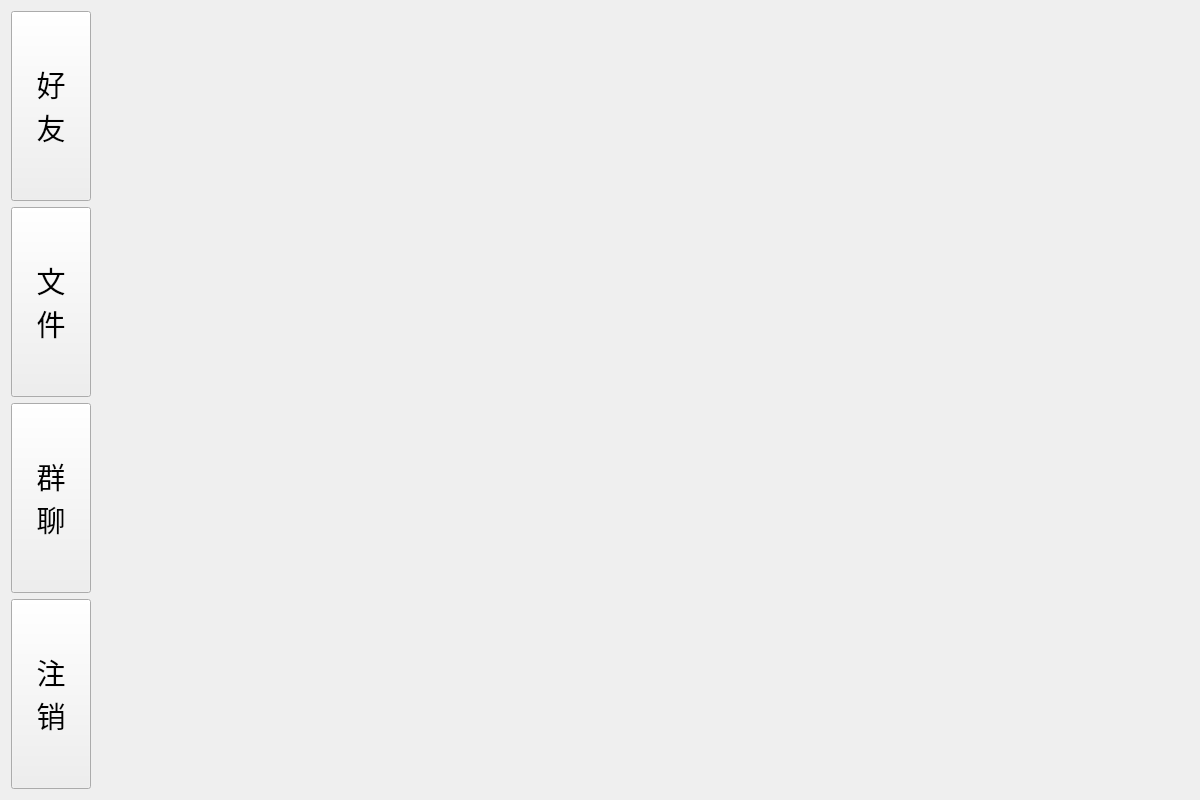
<?xml version="1.0" encoding="UTF-8"?>
<ui version="4.0">
 <class>Index</class>
 <widget class="QWidget" name="Index">
  <property name="geometry">
   <rect>
    <x>0</x>
    <y>0</y>
    <width>1200</width>
    <height>800</height>
   </rect>
  </property>
  <property name="windowTitle">
   <string>聊天(在线)</string>
  </property>
  <property name="windowIcon">
   <iconset resource="config.qrc">
    <normaloff>:/index.png</normaloff>:/index.png</iconset>
  </property>
  <layout class="QVBoxLayout" name="verticalLayout_2">
   <item>
    <layout class="QHBoxLayout" name="horizontalLayout">
     <item>
      <layout class="QVBoxLayout" name="verticalLayout">
       <item>
        <widget class="QPushButton" name="friend_PB">
         <property name="sizePolicy">
          <sizepolicy hsizetype="Minimum" vsizetype="Expanding">
           <horstretch>0</horstretch>
           <verstretch>0</verstretch>
          </sizepolicy>
         </property>
         <property name="font">
          <font>
           <family>Agency FB</family>
           <pointsize>22</pointsize>
          </font>
         </property>
         <property name="text">
          <string>好
友</string>
         </property>
        </widget>
       </item>
       <item>
        <widget class="QPushButton" name="file_PB">
         <property name="sizePolicy">
          <sizepolicy hsizetype="Minimum" vsizetype="Expanding">
           <horstretch>0</horstretch>
           <verstretch>0</verstretch>
          </sizepolicy>
         </property>
         <property name="font">
          <font>
           <family>Agency FB</family>
           <pointsize>22</pointsize>
          </font>
         </property>
         <property name="text">
          <string>文
件</string>
         </property>
        </widget>
       </item>
       <item>
        <widget class="QPushButton" name="group_PB">
         <property name="sizePolicy">
          <sizepolicy hsizetype="Minimum" vsizetype="Expanding">
           <horstretch>0</horstretch>
           <verstretch>0</verstretch>
          </sizepolicy>
         </property>
         <property name="font">
          <font>
           <family>Agency FB</family>
           <pointsize>22</pointsize>
          </font>
         </property>
         <property name="text">
          <string>群
聊</string>
         </property>
        </widget>
       </item>
       <item>
        <widget class="QPushButton" name="pushButton">
         <property name="sizePolicy">
          <sizepolicy hsizetype="Minimum" vsizetype="Expanding">
           <horstretch>0</horstretch>
           <verstretch>0</verstretch>
          </sizepolicy>
         </property>
         <property name="font">
          <font>
           <family>Agency FB</family>
           <pointsize>22</pointsize>
          </font>
         </property>
         <property name="text">
          <string>注
销</string>
         </property>
        </widget>
       </item>
      </layout>
     </item>
     <item>
      <widget class="QStackedWidget" name="stackedWidget">
       <property name="currentIndex">
        <number>0</number>
       </property>
       <widget class="Friend" name="friendPage"/>
       <widget class="File" name="filePage"/>
       <widget class="Group" name="groupPage"/>
      </widget>
     </item>
    </layout>
   </item>
  </layout>
 </widget>
 <customwidgets>
  <customwidget>
   <class>Friend</class>
   <extends>QWidget</extends>
   <header location="global">friend.h</header>
   <container>1</container>
  </customwidget>
  <customwidget>
   <class>Group</class>
   <extends>QWidget</extends>
   <header location="global">group.h</header>
   <container>1</container>
  </customwidget>
  <customwidget>
   <class>File</class>
   <extends>QWidget</extends>
   <header location="global">file.h</header>
   <container>1</container>
  </customwidget>
 </customwidgets>
 <resources>
  <include location="config.qrc"/>
 </resources>
 <connections/>
</ui>
